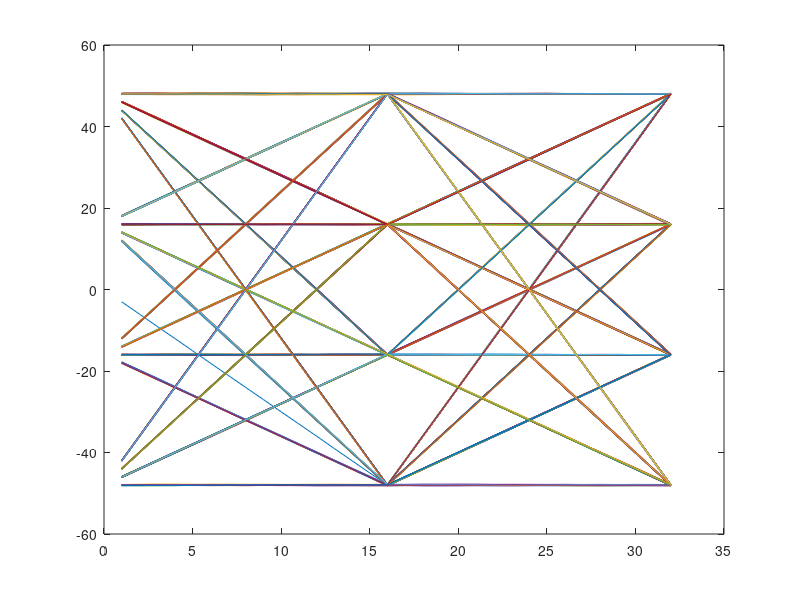

The MATLAB script that drew this image:
clear all;
close all;

alpha = 0.33;
L = 15;
Fe = 24000;
Rb = 3000;%Débit binaire
Tb = 1/Rb;
Te = 1/Fe;
N = 2000;
V = 1;

%Génération de bits

r = randi([0 1],N,1)';

Ts = 2*Tb;
Ns = Ts*Fe;

%Mapping
V1 = V;
V2 = 3*V1;
r2 = reshape(r', [2, N/2])';
rd = bi2de(r2, 'left-msb');
rd = rd+1;
LUT = [V2 V1 -V2 -V1];
map = LUT(rd);



%Création du filtre (rectangle de largeur Ts)

h = ones(1, Ns);

%Filtrage
A = zeros(1, Ns - 1);
mapSe = kron(map, [1 A]);
signal = filter(h, 1, mapSe);

signalmodule = signal;
M = 4;
rabb = 50000;
Psig = mean(abs(signalmodule).^2);
sigman = sqrt(Psig*Ns/(2*(log(M)/log(2))*rabb));
bruit = sigman*randn(1,length(signalmodule));
signalmodulebruite = signalmodule + bruit;

signaldemodulebruit = filter(h, 1, signalmodulebruite);

%figure
%plot(signaldemodulebruit)
%axis padded
%grid on

%Diagramme de l'oeil
figure
plot(reshape(signaldemodulebruit,2*Ns,numel(signaldemodulebruit)/Ns/2))

%From demodulebruit to bits
n0 = Ns;
Ebruit = signaldemodulebruit(n0:Ns:end);

seuil1 = 2*V1*Ns;
seuil2 = 0;
seuil3 = -seuil1;

Res1 = (Ebruit>seuil1);
Res2 = (Ebruit>seuil2) - Res1;
Res3 = (Ebruit<seuil3);
Res4 = (Ebruit<seuil2) - Res3;

Res = 1*Res1 + 2*Res2 + 3*Res3 + 4*Res4;

LUT_inv = [0 1 2 3];
delute = LUT_inv(Res);
resf = de2bi(delute, 'left-msb');
resf = reshape(resf', [1,N]);

teb = mean(abs(resf-r));
teb